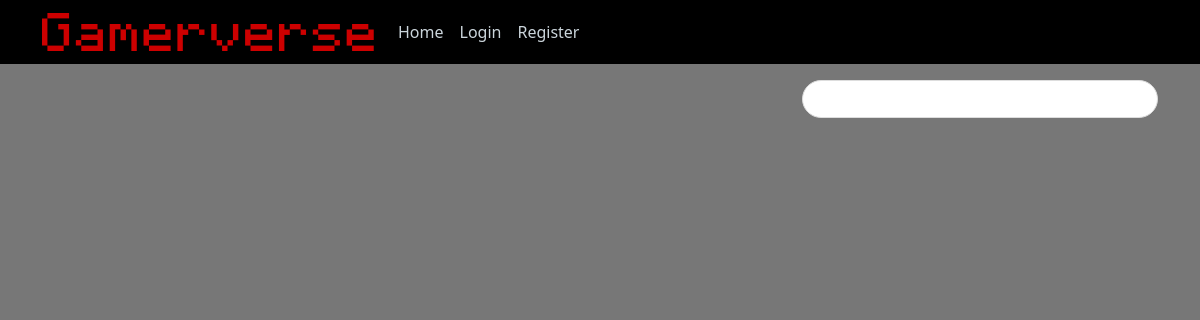
Page /home on the earlier database version.
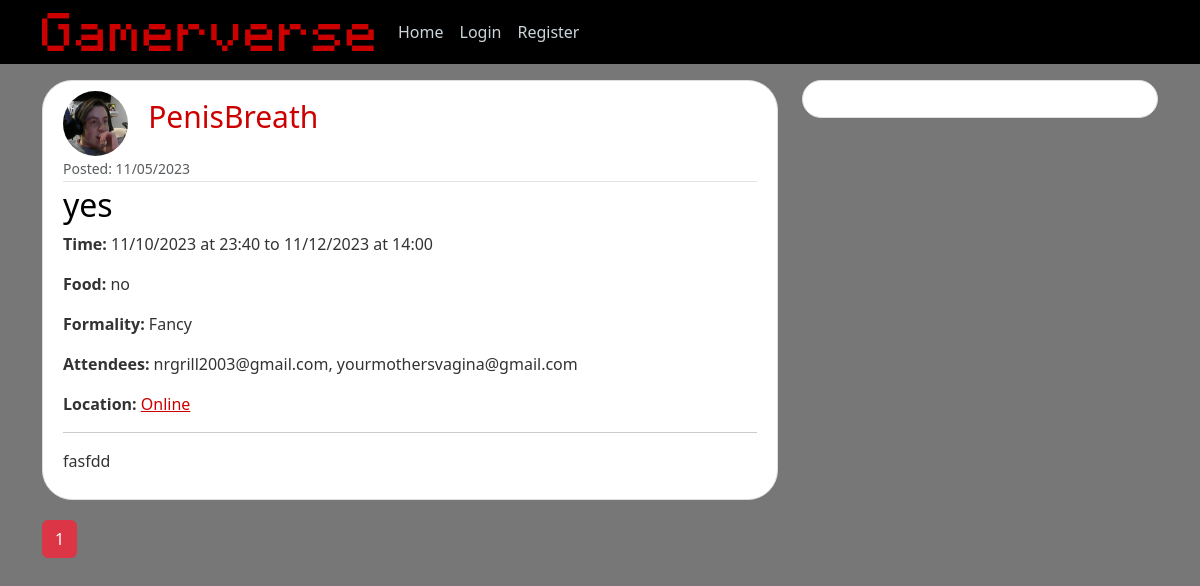
Same page on the later database version.
### gamerverse/models.py (models this page shows, shortened)
class Event(db.Model):
    id = db.Column(db.Integer, primary_key=True)
    title = db.Column(db.String(100), nullable=False)
    date_posted = db.Column(db.DateTime, nullable=False, default=datetime.utcnow)
    description = db.Column(db.Text, nullable=False)
    start_date = db.Column(db.DateTime, nullable=False)
    end_date = db.Column(db.DateTime, nullable=False)
    attendees = db.Column(db.Text, nullable=False)
    games = db.Column(db.Text, nullable=False)
    food = db.Column(db.Text, nullable=False)
    nut_allergy = db.Column(db.Boolean, nullable=False)
    formality = db.Column(db.Text, nullable=False)
    location = db.Column(db.Text, nullable=False)
    map_link = db.Column(db.Text, nullable=False)
    user_id = db.Column(db.Integer, db.ForeignKey('user.id'), nullable=False)

class User(db.Model, UserMixin):
    id = db.Column(db.Integer, primary_key=True)
    username = db.Column(db.String(20), unique=True, nullable=False)
    email = db.Column(db.String(120), unique=True, nullable=False)
    image_file = db.Column(db.String(20), nullable=False, default='default.jpg')
    password = db.Column(db.String(60), nullable=False)
    posts = db.relationship('Event', backref='author', lazy=True)

### gamerverse/main/routes.py (the view)
@main.route("/")
@main.route("/home")
def home():
    page = request.args.get('page', 1, type=int)
    posts = Event.query.order_by(Event.date_posted.desc()).paginate(page=page, per_page=5)
    return render_template('home.html', posts=posts)

### gamerverse/templates/home.html (shortened to what this page needs)
{% extends "layout.html" %}
{% block content %}
    {% for post in posts.items %}
        <article class="media content-section">
          <img class="rounded-circle article-img" src="{{ url_for('static', filename='profile_pics/' + post.author.image_file) }}">
          <a class="mr-2 main-username" href="{{ url_for('users.user_posts', username=post.author.username) }}">{{ post.author.username }}</a>
          <div class="media-body">
            <div class="article-metadata">
              <small class="text-muted">Posted: {{ post.date_posted.strftime('%m/%d/%Y') }}</small>
            </div>
            <h2><a class="article-title" href="{{ url_for('posts.post', post_id=post.id) }}">{{ post.title }}</a></h2>
            <p><b>Time: </b>{{ post.start_date.strftime('%m/%d/%Y at %H:%M') }} to {{ post.end_date.strftime('%m/%d/%Y at %H:%M') }}</p>
            <p><b>Food: </b>{{ post.food }}</p>
            <p><b>Formality: </b>{{ post.formality }}</p>
            <p><b>Attendees: </b>{{ post.attendees}}</p>
            <p><b>Location: </b><a href="{{ post.map_link }}" class="gamer-red">{{ post.location}}</a></p>
            <hr />
            <p class="article-content">{{ post.description }}</p>
          </div>
        </article>
    {% endfor %}
    {% for page_num in posts.iter_pages(left_edge=1, right_edge=1, left_current=1, right_current=2) %}
      {% if page_num %}
        {% if posts.page == page_num %}
          <a class="btn btn-danger mb-4" href="{{ url_for('main.home', page=page_num) }}">{{ page_num }}</a>
        {% else %}
          <a class="btn btn-danger-info mb-4" href="{{ url_for('main.home', page=page_num) }}">{{ page_num }}</a>
        {% endif %}
      {% else %}
        ...
      {% endif %}
    {% endfor %}
{% endblock content %}

### gamerverse/templates/layout.html (shortened to what this page needs)
<!DOCTYPE html>
<html>
<head>
    <link href="https://cdn.jsdelivr.net/npm/bootstrap@5.3.2/dist/css/bootstrap.min.css" rel="stylesheet">
    <link rel="stylesheet" type="text/css" href="{{ url_for('static', filename='main.css') }}">
</head>
<body class="background-gray">
    <header class="site-header">
      <nav class="navbar navbar-expand-lg fixed-top bg-dark bg-black">
        <div class="container">
          <a class="navbar-brand mr-4 gamer-green" href="/"><img src="{{ url_for('static', filename='logo.png') }}" height="38"></a>
          <div class="collapse navbar-collapse" id="navbarToggle">
            <div class="navbar-nav mr-auto">
              <a class="nav-item nav-link" href="{{ url_for('main.home') }}">Home</a>
            </div>
            <div class="navbar-nav">
              {% if current_user.is_authenticated %}
                <a class="nav-item nav-link" href="{{ url_for('posts.new_post') }}">New Event</a>
                <a class="nav-item nav-link" href="{{ url_for('main.calendar') }}">Calendar</a>
                <a class="nav-item nav-link" href="{{ url_for('users.account') }}">Account</a>
                <a class="nav-item nav-link" href="{{ url_for('users.logout') }}">Logout</a>
              {% else %}
                <a class="nav-item nav-link" href="{{ url_for('users.login') }}">Login</a>
                <a class="nav-item nav-link" href="{{ url_for('users.register') }}">Register</a>
              {% endif %}
            </div>
          </div>
        </div>
      </nav>
    </header>
    <main role="main" class="container">
      <div class="row">
        <div class="col-md-8">
          {% block content %}{% endblock %}
        </div>
        <div class="col-md-4">
          <div class="content-section">
          </div>
        </div>
      </div>
    </main>
</body>
</html>

### gamerverse/static/main.css (style rules this page uses)
body { background: #fafafa; color: #333333; margin-top: 5rem; }
h1, h2, h3, h4, h5, h6 { color: #cc0000; }
.site-header .navbar-nav .nav-link { color: #cbd5db; }
.content-section { background: #ffffff; padding: 10px 20px; border: 1px solid #dddddd; border-radius: 30px; margin-bottom: 20px; }
.article-title { color: #000000; text-decoration: none; }
.article-content { white-space: pre-line; }
.article-img { height: 65px; width: 65px; margin-right: 16px; }
.article-metadata { padding-bottom: 1px; margin-bottom: 4px; border-bottom: 1px solid #e3e3e3 }
.gamer-red { color: #cc0000; }
.main-username { font-size: 30px; text-decoration-line: none; color: #cc0000; }
.gamer-green { color: #527d02; }
.background-gray { background: #777777; }
.bg-black { background: #000000; }

Differences in the rows shown:
added Event: image_file (picture), author.username "PenisBreath", date_posted "11/05/2023", title "yes", start_date "11/10/2023 at 23:40", end_date "11/12/2023 at 14:00", food "no", formality "Fancy", attendees "nrgrill2003@gmail.com, yourmothersvagina@gmail.com", location "Online", description "fasfdd"
Other differences:
new list line: "1"
